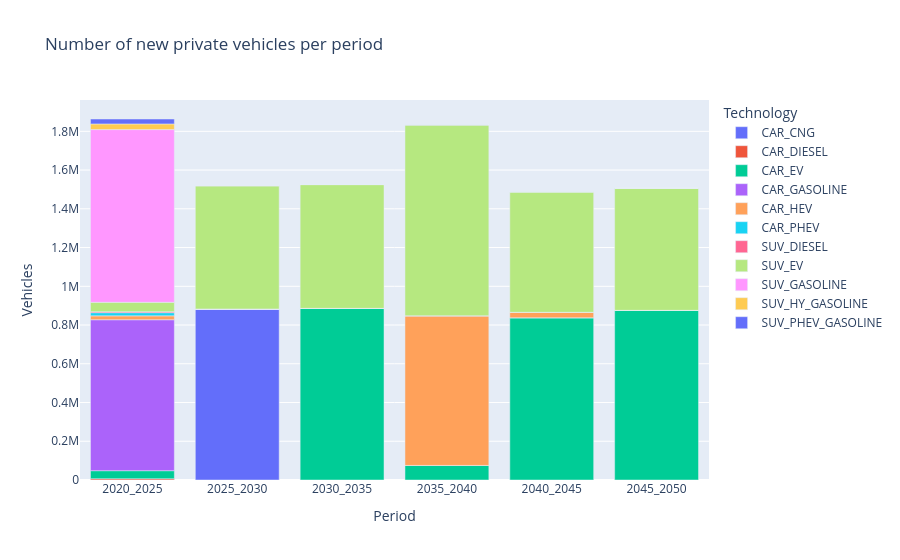

The notebook cell this image was saved under:
### Code cell
# passer en format long
df_long = df_priv_mob.reset_index().melt(
    id_vars='index',
    var_name='Period',
    value_name='Vehicles'
).rename(columns={'index': 'Technology'})

fig = px.bar(
    df_long,
    x='Period',
    y='Vehicles',
    color='Technology',
    title='Number of new private vehicles per period',
)

fig.show()

### Figure 1 — Plotly figure (JSON) as saved in the notebook; plotly's stock layout.template omitted (floating-point values rounded to 4 significant figures)
{"data": [{"hovertemplate": "Technology=CAR_CNG<br>Period=%{x}<br>Vehicles=%{y}<extra></extra>", "legendgroup": "CAR_CNG", "marker": {"color": "#636efa", "pattern": {"shape": ""}}, "name": "CAR_CNG", "orientation": "v", "showlegend": true, "textposition": "auto", "type": "bar", "x": ["2020_2025", "2025_2030", "2030_2035", "2035_2040", "2040_2045", "2045_2050"], "xaxis": "x", "y": [0.0, 883000.0, 0.0, 0.0, 0.0, 0.0], "yaxis": "y"}, {"hovertemplate": "Technology=CAR_DIESEL<br>Period=%{x}<br>Vehicles=%{y}<extra></extra>", "legendgroup": "CAR_DIESEL", "marker": {"color": "#EF553B", "pattern": {"shape": ""}}, "name": "CAR_DIESEL", "orientation": "v", "showlegend": true, "textposition": "auto", "type": "bar", "x": ["2020_2025", "2025_2030", "2030_2035", "2035_2040", "2040_2045", "2045_2050"], "xaxis": "x", "y": [6427.0, 0.0, 0.0, 0.0, 0.0, 0.0], "yaxis": "y"}, {"hovertemplate": "Technology=CAR_EV<br>Period=%{x}<br>Vehicles=%{y}<extra></extra>", "legendgroup": "CAR_EV", "marker": {"color": "#00cc96", "pattern": {"shape": ""}}, "name": "CAR_EV", "orientation": "v", "showlegend": true, "textposition": "auto", "type": "bar", "x": ["2020_2025", "2025_2030", "2030_2035", "2035_2040", "2040_2045", "2045_2050"], "xaxis": "x", "y": [41620.0, 0.0, 886100.0, 75090.0, 837400.0, 875900.0], "yaxis": "y"}, {"hovertemplate": "Technology=CAR_GASOLINE<br>Period=%{x}<br>Vehicles=%{y}<extra></extra>", "legendgroup": "CAR_GASOLINE", "marker": {"color": "#ab63fa", "pattern": {"shape": ""}}, "name": "CAR_GASOLINE", "orientation": "v", "showlegend": true, "textposition": "auto", "type": "bar", "x": ["2020_2025", "2025_2030", "2030_2035", "2035_2040", "2040_2045", "2045_2050"], "xaxis": "x", "y": [779400.0, 0.0, 0.0, 0.0, 0.0, 0.0], "yaxis": "y"}, {"hovertemplate": "Technology=CAR_HEV<br>Period=%{x}<br>Vehicles=%{y}<extra></extra>", "legendgroup": "CAR_HEV", "marker": {"color": "#FFA15A", "pattern": {"shape": ""}}, "name": "CAR_HEV", "orientation": "v", "showlegend": true, "textposition": "auto", "type": "bar", "x": ["2020_2025", "2025_2030", "2030_2035", "2035_2040", "2040_2045", "2045_2050"], "xaxis": "x", "y": [19970.0, 0.0, 0.0, 772700.0, 28420.0, 0.0], "yaxis": "y"}, {"hovertemplate": "Technology=CAR_PHEV<br>Period=%{x}<br>Vehicles=%{y}<extra></extra>", "legendgroup": "CAR_PHEV", "marker": {"color": "#19d3f3", "pattern": {"shape": ""}}, "name": "CAR_PHEV", "orientation": "v", "showlegend": true, "textposition": "auto", "type": "bar", "x": ["2020_2025", "2025_2030", "2030_2035", "2035_2040", "2040_2045", "2045_2050"], "xaxis": "x", "y": [16440.0, 0.0, 0.0, 0.0, 0.0, 0.0], "yaxis": "y"}, {"hovertemplate": "Technology=SUV_DIESEL<br>Period=%{x}<br>Vehicles=%{y}<extra></extra>", "legendgroup": "SUV_DIESEL", "marker": {"color": "#FF6692", "pattern": {"shape": ""}}, "name": "SUV_DIESEL", "orientation": "v", "showlegend": true, "textposition": "auto", "type": "bar", "x": ["2020_2025", "2025_2030", "2030_2035", "2035_2040", "2040_2045", "2045_2050"], "xaxis": "x", "y": [5230.0, 0.0, 0.0, 0.0, 0.0, 0.0], "yaxis": "y"}, {"hovertemplate": "Technology=SUV_EV<br>Period=%{x}<br>Vehicles=%{y}<extra></extra>", "legendgroup": "SUV_EV", "marker": {"color": "#B6E880", "pattern": {"shape": ""}}, "name": "SUV_EV", "orientation": "v", "showlegend": true, "textposition": "auto", "type": "bar", "x": ["2020_2025", "2025_2030", "2030_2035", "2035_2040", "2040_2045", "2045_2050"], "xaxis": "x", "y": [48120.0, 636500.0, 639200.0, 986000.0, 621700.0, 630400.0], "yaxis": "y"}, {"hovertemplate": "Technology=SUV_GASOLINE<br>Period=%{x}<br>Vehicles=%{y}<extra></extra>", "legendgroup": "SUV_GASOLINE", "marker": {"color": "#FF97FF", "pattern": {"shape": ""}}, "name": "SUV_GASOLINE", "orientation": "v", "showlegend": true, "textposition": "auto", "type": "bar", "x": ["2020_2025", "2025_2030", "2030_2035", "2035_2040", "2040_2045", "2045_2050"], "xaxis": "x", "y": [891900.0, 0.0, 0.0, 0.0, 0.0, 0.0], "yaxis": "y"}, {"hovertemplate": "Technology=SUV_HY_GASOLINE<br>Period=%{x}<br>Vehicles=%{y}<extra></extra>", "legendgroup": "SUV_HY_GASOLINE", "marker": {"color": "#FECB52", "pattern": {"shape": ""}}, "name": "SUV_HY_GASOLINE", "orientation": "v", "showlegend": true, "textposition": "auto", "type": "bar", "x": ["2020_2025", "2025_2030", "2030_2035", "2035_2040", "2040_2045", "2045_2050"], "xaxis": "x", "y": [29170.0, 0.0, 0.0, 0.0, 0.0, 0.0], "yaxis": "y"}, {"hovertemplate": "Technology=SUV_PHEV_GASOLINE<br>Period=%{x}<br>Vehicles=%{y}<extra></extra>", "legendgroup": "SUV_PHEV_GASOLINE", "marker": {"color": "#636efa", "pattern": {"shape": ""}}, "name": "SUV_PHEV_GASOLINE", "orientation": "v", "showlegend": true, "textposition": "auto", "type": "bar", "x": ["2020_2025", "2025_2030", "2030_2035", "2035_2040", "2040_2045", "2045_2050"], "xaxis": "x", "y": [25430.0, 0.0, 0.0, 0.0, 0.0, 0.0], "yaxis": "y"}], "layout": {"barmode": "relative", "legend": {"title": {"text": "Technology"}, "tracegroupgap": 0}, "title": {"text": "Number of new private vehicles per period"}, "xaxis": {"anchor": "y", "domain": [0, 1], "title": {"text": "Period"}}, "yaxis": {"anchor": "x", "domain": [0, 1], "title": {"text": "Vehicles"}}}}
